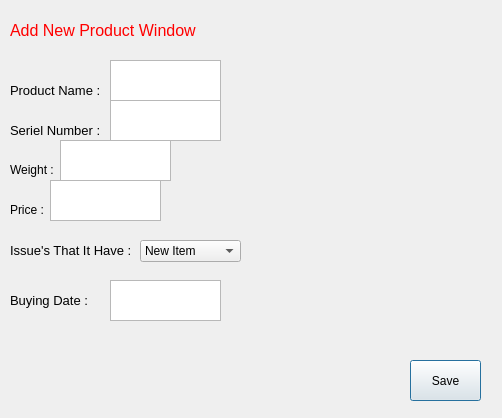
<?xml version="1.0" encoding="UTF-8"?>
<ui version="4.0">
 <class>Dialog</class>
 <widget class="QDialog" name="Dialog">
  <property name="geometry">
   <rect>
    <x>0</x>
    <y>0</y>
    <width>502</width>
    <height>418</height>
   </rect>
  </property>
  <property name="windowTitle">
   <string>Dialog</string>
  </property>
  <widget class="QLabel" name="label">
   <property name="geometry">
    <rect>
     <x>10</x>
     <y>0</y>
     <width>211</width>
     <height>61</height>
    </rect>
   </property>
   <property name="text">
    <string>&lt;html&gt;&lt;head/&gt;&lt;body&gt;&lt;p&gt;&lt;span style=&quot; font-size:12pt; color:#ff0000;&quot;&gt;Add New Product Window &lt;/span&gt;&lt;/p&gt;&lt;/body&gt;&lt;/html&gt;</string>
   </property>
  </widget>
  <widget class="QLabel" name="label_2">
   <property name="geometry">
    <rect>
     <x>10</x>
     <y>70</y>
     <width>131</width>
     <height>41</height>
    </rect>
   </property>
   <property name="text">
    <string>&lt;html&gt;&lt;head/&gt;&lt;body&gt;&lt;p&gt;&lt;span style=&quot; font-size:10pt;&quot;&gt;Product Name : &lt;/span&gt;&lt;/p&gt;&lt;/body&gt;&lt;/html&gt;</string>
   </property>
  </widget>
  <widget class="QLabel" name="label_3">
   <property name="geometry">
    <rect>
     <x>10</x>
     <y>110</y>
     <width>131</width>
     <height>41</height>
    </rect>
   </property>
   <property name="text">
    <string>&lt;html&gt;&lt;head/&gt;&lt;body&gt;&lt;p&gt;&lt;span style=&quot; font-size:10pt;&quot;&gt;Seriel Number : &lt;/span&gt;&lt;/p&gt;&lt;/body&gt;&lt;/html&gt;</string>
   </property>
  </widget>
  <widget class="QLabel" name="label_4">
   <property name="geometry">
    <rect>
     <x>10</x>
     <y>150</y>
     <width>131</width>
     <height>41</height>
    </rect>
   </property>
   <property name="text">
    <string>&lt;html&gt;&lt;head/&gt;&lt;body&gt;&lt;p&gt;Weight :&lt;/p&gt;&lt;/body&gt;&lt;/html&gt;</string>
   </property>
  </widget>
  <widget class="QLabel" name="label_5">
   <property name="geometry">
    <rect>
     <x>10</x>
     <y>190</y>
     <width>131</width>
     <height>41</height>
    </rect>
   </property>
   <property name="text">
    <string>&lt;html&gt;&lt;head/&gt;&lt;body&gt;&lt;p&gt;Price :&lt;/p&gt;&lt;/body&gt;&lt;/html&gt;</string>
   </property>
  </widget>
  <widget class="QLabel" name="label_6">
   <property name="geometry">
    <rect>
     <x>10</x>
     <y>230</y>
     <width>131</width>
     <height>41</height>
    </rect>
   </property>
   <property name="text">
    <string>&lt;html&gt;&lt;head/&gt;&lt;body&gt;&lt;p&gt;&lt;span style=&quot; font-size:10pt;&quot;&gt;Issue's That It Have :&lt;/span&gt;&lt;/p&gt;&lt;/body&gt;&lt;/html&gt;</string>
   </property>
  </widget>
  <widget class="QPushButton" name="pushButton">
   <property name="geometry">
    <rect>
     <x>410</x>
     <y>360</y>
     <width>71</width>
     <height>41</height>
    </rect>
   </property>
   <property name="text">
    <string>Save</string>
   </property>
  </widget>
  <widget class="QTextEdit" name="textEdit_3">
   <property name="geometry">
    <rect>
     <x>110</x>
     <y>60</y>
     <width>111</width>
     <height>41</height>
    </rect>
   </property>
  </widget>
  <widget class="QTextEdit" name="textEdit_4">
   <property name="geometry">
    <rect>
     <x>110</x>
     <y>100</y>
     <width>111</width>
     <height>41</height>
    </rect>
   </property>
  </widget>
  <widget class="QTextEdit" name="textEdit_5">
   <property name="geometry">
    <rect>
     <x>60</x>
     <y>140</y>
     <width>111</width>
     <height>41</height>
    </rect>
   </property>
  </widget>
  <widget class="QTextEdit" name="textEdit_6">
   <property name="geometry">
    <rect>
     <x>50</x>
     <y>180</y>
     <width>111</width>
     <height>41</height>
    </rect>
   </property>
  </widget>
  <widget class="QComboBox" name="comboBox">
   <property name="geometry">
    <rect>
     <x>140</x>
     <y>240</y>
     <width>101</width>
     <height>22</height>
    </rect>
   </property>
   <item>
    <property name="text">
     <string>New Item</string>
    </property>
   </item>
   <item>
    <property name="text">
     <string>New Item</string>
    </property>
   </item>
   <item>
    <property name="text">
     <string>New Item</string>
    </property>
   </item>
   <item>
    <property name="text">
     <string>New Item</string>
    </property>
   </item>
  </widget>
  <widget class="QLabel" name="label_7">
   <property name="geometry">
    <rect>
     <x>10</x>
     <y>280</y>
     <width>131</width>
     <height>41</height>
    </rect>
   </property>
   <property name="text">
    <string>&lt;html&gt;&lt;head/&gt;&lt;body&gt;&lt;p&gt;&lt;span style=&quot; font-size:10pt;&quot;&gt;Buying Date :&lt;/span&gt;&lt;/p&gt;&lt;/body&gt;&lt;/html&gt;</string>
   </property>
  </widget>
  <widget class="QTextEdit" name="textEdit_7">
   <property name="geometry">
    <rect>
     <x>110</x>
     <y>280</y>
     <width>111</width>
     <height>41</height>
    </rect>
   </property>
  </widget>
 </widget>
 <resources/>
 <connections/>
</ui>
